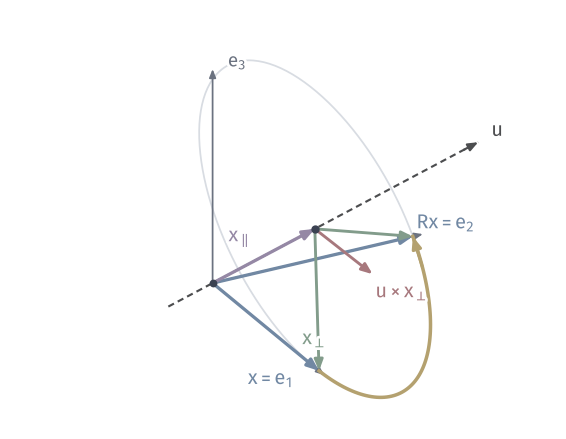

Reproduce this figure in Python.
"""Rodrigues: e1 split along the axis (1,1,1)/sqrt3, rotated by 120 degrees to e2."""
from pathlib import Path
import sys
ROOT = next(p for p in Path(__file__).resolve().parents if (p/"build.sh").is_file() and (p/"tex/book.tex").is_file())
sys.path.insert(0, str(ROOT/"figures/04-spaces-measures-and-geometry/04-manifolds/matplotlib/mfd-common"))
from mfd3d import *

W, H = 80, 62
fig, ax = canvas(W, H)
view = View(-28, 26)
pl = Placed(view, 30, 22, 32)
u = np.array([1, 1, 1.0])/np.sqrt(3)
x = np.array([1.0, 0, 0])
xpar = (x@u)*u
xper = x-xpar
w = np.cross(u, xper)
th = 2*np.pi/3
xrot = xpar+np.cos(th)*xper+np.sin(th)*w
for e, name in zip(np.eye(3), ('$e_1$', '$e_2$', '$e_3$')):
    arrow(ax, pl(0*e), pl(1.05*e), color=MUTED, lw=.7, scale=5, zorder=3)
ts = np.linspace(0, 2*np.pi, 241)
circ = xpar+np.cos(ts)[:, None]*xper+np.sin(ts)[:, None]*w
ax.plot(*pl(circ).T, color=GRID, lw=.7, zorder=2)
arc = xpar+np.cos(np.linspace(0, th, 80))[:, None]*xper+np.sin(np.linspace(0, th, 80))[:, None]*w
ax.plot(*pl(arc).T, color=YELLOW, lw=1.4, zorder=4)
arrow(ax, pl(arc[-8]), pl(arc[-1]), color=YELLOW, lw=1.2, scale=7, zorder=5)
ax.plot(*pl(np.array([-.25*u, 1.5*u])).T, color=STROKE, lw=.85, ls=(0, (3, 2)), zorder=2)
arrow(ax, pl(1.42*u), pl(1.5*u), color=STROKE, lw=.85, scale=6)
arrow(ax, pl(0*u), pl(x), color=BLUE, lw=1.3, scale=7, zorder=6)
arrow(ax, pl(0*u), pl(xrot), color=BLUE, lw=1.3, scale=7, zorder=6)
arrow(ax, pl(xpar), pl(x), color=GREEN, lw=1.15, scale=6.5, zorder=6)
arrow(ax, pl(xpar), pl(xrot), color=GREEN, lw=1.15, scale=6.5, zorder=6)
arrow(ax, pl(xpar), pl(xpar+.5*w), color=RED, lw=1.15, scale=6.5, zorder=6)
arrow(ax, pl(0*u), pl(xpar), color=PURPLE, lw=1.3, scale=7, zorder=7)
dot(ax, pl(xpar), INK, size=1.2, zorder=8)
L = lambda P, d, t, c=INK, **k: label(ax, pl(P)+np.array(d), t, color=c, halo=True, **k)
L(x, (-6.8, -1.0), r'$x=e_1$', BLUE)
L(xrot, (4.6, 2.0), r'$Rx=e_2$', BLUE)
L(np.array([0, 0, 1.0]), (3.5, 2.6), '$e_3$', MUTED, size=7.5)
L(.55*xpar, (-4.0, 2.4), r'$x_\parallel$', PURPLE)
L(xpar+.6*xper, (-.3, -3.4), r'$x_\perp$', GREEN)
L(xpar+.5*w, (4.2, -2.4), r'$u\times x_\perp$', RED)
L(1.48*u, (3.2, 2.0), '$u$', STROKE)
dot(ax, pl(0*u), INK, size=1.1, zorder=8)
save(fig, Path(__file__).resolve().parent, 'figure', {'formula': 'u=(1,1,1)/sqrt3, x=e1, x_par=(1,1,1)/3, x_perp=(2,-1,-1)/3, theta=2pi/3, Rx=x_par+cos x_perp+sin u x x_perp=e2'})
